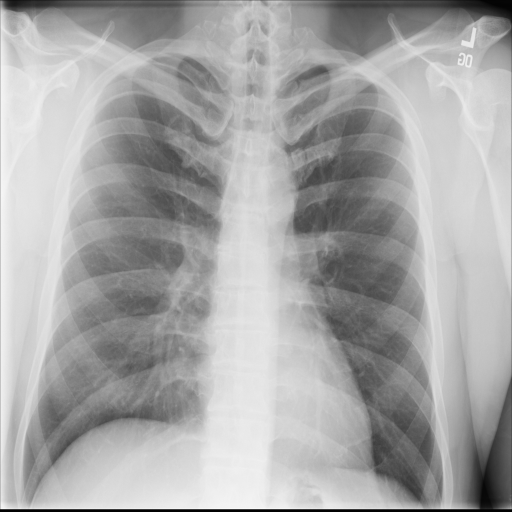
#> input picture dataset/ref/00000531_003.png, 1024 x 1024 px (shown at 1/2 size); its folder holds 4 pictures in this run
$ python normalize.py
#> lines starting #> are read from the running program, lines starting #| are printed output that depends on the picture
import os
from tqdm import tqdm
from PIL import Image
import cv2
import numpy as np

dirs1 = ["train", "test", "train_s", "test_s"]
dirs2 = ["covid", 'normal']
dsts = ["train_n", "test_n", "train_sn", "test_sn"]


def find_energy_ref():
    energy = []
    for file in os.listdir("ref"):
        img = cv2.imread(os.path.join("ref" ,file)).astype('float')
#> img: shape (1024, 1024, 3) float64; min 0, max 255, mean 166.9
        img = cv2.resize(img, (280, 280))[28:252, 28:252]
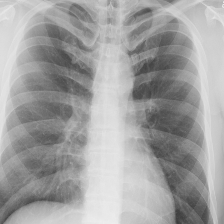
#> img: shape (224, 224, 3) float64; min 59.13, max 238.6, mean 161.9
        I, e = find_energy(img)
#> after the loop in find_energy, `for i in range(5):`: G = 6 items; L = 5 items
#> in find_energy, `e = np.std(L, axis=(1, 2))`: e = [[3.25, 3.25, 3.25], [2.67, 2.67, 2.67], [4.33, 4.33, 4.33], [6.4, 6.4, 6.4], [10.12, 10.12, 10.12], [28.62, 28.62, 28.62]]
#> in find_energy, `e = e[:, 0]`: e = [3.25, 2.67, 4.33, 6.4, 10.12, 28.62]
#> e = [3.25, 2.67, 4.33, 6.4, 10.12, 28.62]
        energy.append(e)
#> pass 2 of the loop in find_energy_ref, `for file in os.listdir("ref"):`:
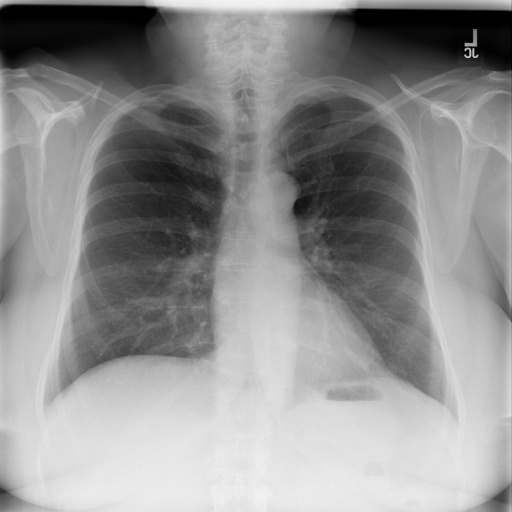
#> input picture dataset/ref/00000549_003.png, 1024 x 1024 px (shown at 1/2 size)
#> in find_energy_ref, `img = cv2.resize(img, (280, 280))[28:252, 28:252]`:
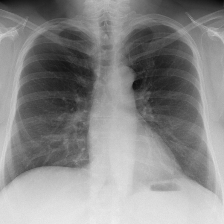
#> img: shape (224, 224, 3) float64; min 8.45, max 239, mean 137.7
#> in find_energy_ref, `I, e = find_energy(img)`: e = [3, 2.29, 3.88, 6.06, 10.76, 46.65]
#> pass 3 of the loop in find_energy_ref, `for file in os.listdir("ref"):`:
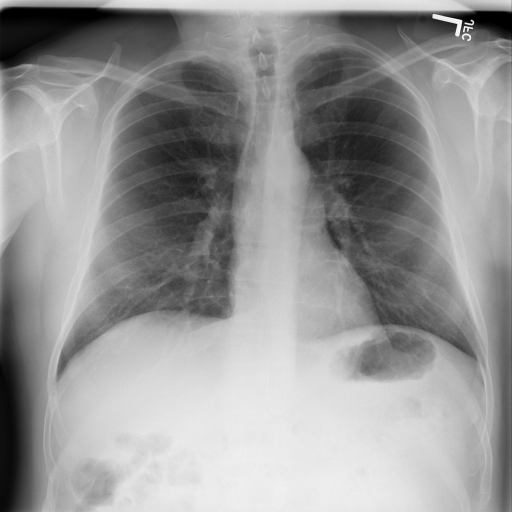
#> input picture dataset/ref/00000737_000.png, 1024 x 1024 px (shown at 1/2 size)
#> in find_energy_ref, `img = cv2.resize(img, (280, 280))[28:252, 28:252]`:
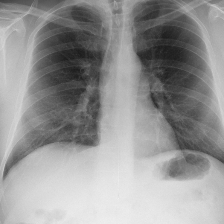
#> img: shape (224, 224, 3) float64; min 29, max 240.4, mean 149.5
#> in find_energy_ref, `I, e = find_energy(img)`: e = [3.11, 2.42, 3.98, 6.13, 10.32, 46.45]
#> the loop made 4 passes; the first 3 are shown
    energy = np.array(energy)
    e_ref = np.average(energy, axis=0)
    return e_ref

def find_energy(img):
    L = []
    G = [img]
    for i in range(5):
        G.append(cv2.GaussianBlur(img, (0, 0), sigmaX=2**i))
        L.append(G[i] - G[i + 1])
    L.append(G[-1])
    L = np.array(L)
    e = np.std(L, axis=(1, 2))
    e = e[:, 0]
    return L, e

def iter_normalization(img, e_ref):
    I_norm = img
    for i in range(10):
        I, e = find_energy(I_norm)
        #I_norm = np.sum((e_ref / e).reshape(-1, 1, 1, 1) * I, axis=0)
        I_norm = np.zeros(I_norm.shape)
        for level, layer in enumerate(I):
            I_norm += e_ref[level] / e[level] * I[level]
    return I_norm

def normalization(e_ref, img):

    I_norm = iter_normalization(img, e_ref)
    I_norm = (I_norm - I_norm.min()) * (255/ (I_norm.max() - I_norm.min()))
    I_norm = np.uint8(I_norm)
    return I_norm


e_ref = find_energy_ref()

for dir1, dst in zip(dirs1, dsts):
    for dir2 in dirs2:
#> (the run stopped early here; a loop or call above may not have finished)
